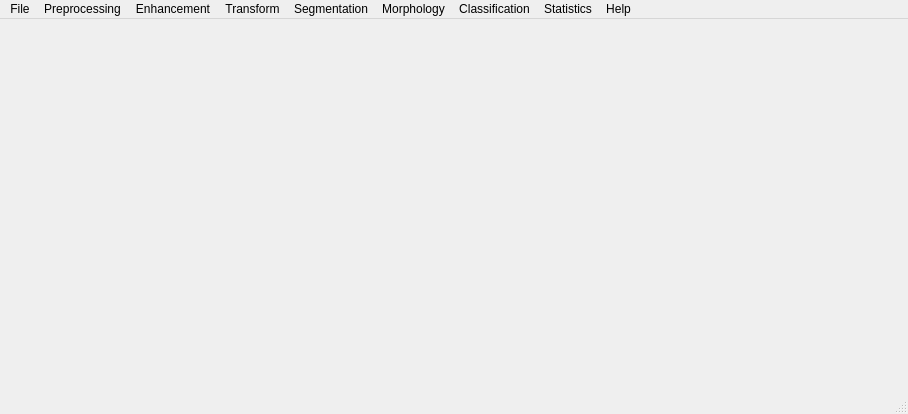
<?xml version="1.0" encoding="UTF-8"?>
<ui version="4.0">
 <class>MainWindow</class>
 <widget class="QMainWindow" name="MainWindow">
  <property name="geometry">
   <rect>
    <x>0</x>
    <y>0</y>
    <width>908</width>
    <height>414</height>
   </rect>
  </property>
  <property name="windowTitle">
   <string>MainWindow</string>
  </property>
  <widget class="QWidget" name="centralwidget">
   <layout class="QGridLayout" name="gridLayout">
    <item row="0" column="0">
     <widget class="QLabel" name="image">
      <property name="sizePolicy">
       <sizepolicy hsizetype="Ignored" vsizetype="Ignored">
        <horstretch>0</horstretch>
        <verstretch>0</verstretch>
       </sizepolicy>
      </property>
      <property name="text">
       <string/>
      </property>
      <property name="scaledContents">
       <bool>false</bool>
      </property>
     </widget>
    </item>
   </layout>
  </widget>
  <widget class="QMenuBar" name="menubar">
   <property name="geometry">
    <rect>
     <x>0</x>
     <y>0</y>
     <width>908</width>
     <height>21</height>
    </rect>
   </property>
   <widget class="QMenu" name="menuFile">
    <property name="title">
     <string>File</string>
    </property>
    <addaction name="new_2"/>
    <addaction name="open"/>
    <addaction name="saveAs"/>
    <addaction name="separator"/>
    <addaction name="subset"/>
    <addaction name="layers"/>
    <addaction name="merge"/>
    <addaction name="separator"/>
    <addaction name="quit_2"/>
   </widget>
   <widget class="QMenu" name="menuEnhancement">
    <property name="title">
     <string>Preprocessing</string>
    </property>
    <widget class="QMenu" name="menuRadiometric_2">
     <property name="title">
      <string>Radiometric</string>
     </property>
     <addaction name="banding"/>
     <addaction name="haze"/>
    </widget>
    <addaction name="menuRadiometric_2"/>
   </widget>
   <widget class="QMenu" name="menuTransform">
    <property name="title">
     <string>Enhancement</string>
    </property>
    <widget class="QMenu" name="menuFiltering_2">
     <property name="title">
      <string>Filtering</string>
     </property>
     <widget class="QMenu" name="menuLow_Pass_Filtering_2">
      <property name="title">
       <string>Low Pass Filtering</string>
      </property>
      <addaction name="meanfilter"/>
      <addaction name="medianfilter_2"/>
      <addaction name="modefilter"/>
     </widget>
     <widget class="QMenu" name="menuHigh_Pass_Filtering_2">
      <property name="title">
       <string>High Pass Filtering</string>
      </property>
      <addaction name="canny"/>
      <addaction name="laplace"/>
      <addaction name="prewitt"/>
      <addaction name="robert"/>
      <addaction name="sobel"/>
     </widget>
     <addaction name="menuLow_Pass_Filtering_2"/>
     <addaction name="menuHigh_Pass_Filtering_2"/>
     <addaction name="gabor"/>
    </widget>
    <widget class="QMenu" name="menuContrast">
     <property name="title">
      <string>Contrast</string>
     </property>
     <widget class="QMenu" name="menuNonlinear_Stretching">
      <property name="title">
       <string>Nonlinear Stretching</string>
      </property>
      <addaction name="log"/>
      <addaction name="inverse"/>
      <addaction name="power"/>
     </widget>
     <addaction name="linear"/>
     <addaction name="menuNonlinear_Stretching"/>
    </widget>
    <addaction name="menuContrast"/>
    <addaction name="menuFiltering_2"/>
   </widget>
   <widget class="QMenu" name="menuImage_Fusion">
    <property name="title">
     <string>Transform</string>
    </property>
    <addaction name="pca"/>
    <addaction name="hough_2"/>
    <addaction name="hsv"/>
   </widget>
   <widget class="QMenu" name="classification">
    <property name="title">
     <string>Classification</string>
    </property>
    <addaction name="unsupervised"/>
   </widget>
   <widget class="QMenu" name="menuSegmentation">
    <property name="title">
     <string>Segmentation</string>
    </property>
    <widget class="QMenu" name="menuThreshold">
     <property name="title">
      <string>Threshold</string>
     </property>
     <addaction name="binary"/>
     <addaction name="binaryInv"/>
     <addaction name="truncate"/>
     <addaction name="Tozero"/>
     <addaction name="zero"/>
    </widget>
    <addaction name="menuThreshold"/>
    <addaction name="region"/>
    <addaction name="watershed"/>
   </widget>
   <widget class="QMenu" name="menuMorphology">
    <property name="title">
     <string>Morphology</string>
    </property>
    <addaction name="erosion"/>
    <addaction name="dilation"/>
    <addaction name="opening"/>
    <addaction name="closing"/>
   </widget>
   <widget class="QMenu" name="statistics_2">
    <property name="title">
     <string>Statistics</string>
    </property>
   </widget>
   <widget class="QMenu" name="about">
    <property name="title">
     <string>Help</string>
    </property>
    <addaction name="about_2"/>
   </widget>
   <addaction name="menuFile"/>
   <addaction name="menuEnhancement"/>
   <addaction name="menuTransform"/>
   <addaction name="menuImage_Fusion"/>
   <addaction name="menuSegmentation"/>
   <addaction name="menuMorphology"/>
   <addaction name="classification"/>
   <addaction name="statistics_2"/>
   <addaction name="about"/>
  </widget>
  <widget class="QStatusBar" name="statusbar"/>
  <action name="new_2">
   <property name="text">
    <string>New...</string>
   </property>
   <property name="shortcut">
    <string>Ctrl+N</string>
   </property>
  </action>
  <action name="open">
   <property name="text">
    <string>Open...</string>
   </property>
   <property name="shortcut">
    <string>Ctrl+O</string>
   </property>
  </action>
  <action name="save">
   <property name="text">
    <string>Save</string>
   </property>
   <property name="shortcut">
    <string>Ctrl+S</string>
   </property>
  </action>
  <action name="actionClose">
   <property name="text">
    <string>Close</string>
   </property>
  </action>
  <action name="actionClose_2">
   <property name="text">
    <string>Close</string>
   </property>
   <property name="shortcut">
    <string>Ctrl+F4</string>
   </property>
  </action>
  <action name="actionLine_Drop">
   <property name="text">
    <string>Line Dropout</string>
   </property>
  </action>
  <action name="actionLine_Banding">
   <property name="text">
    <string>Line Banding</string>
   </property>
  </action>
  <action name="actionDN_to_Radian">
   <property name="text">
    <string>DN to Radiance</string>
   </property>
  </action>
  <action name="actionRadian_to_Reflectance">
   <property name="text">
    <string>Radiance to Reflectance</string>
   </property>
  </action>
  <action name="actionHaze_correction">
   <property name="text">
    <string>Haze correction</string>
   </property>
  </action>
  <action name="actionRadiometric_Normalization">
   <property name="text">
    <string>Radiometric Normalization</string>
   </property>
  </action>
  <action name="actionPolynomial_Rectification">
   <property name="text">
    <string>Polynomial Rectification</string>
   </property>
  </action>
  <action name="actionRegistration">
   <property name="text">
    <string>Registration</string>
   </property>
  </action>
  <action name="actionMean">
   <property name="text">
    <string>Mean</string>
   </property>
  </action>
  <action name="actionMode">
   <property name="text">
    <string>Mode</string>
   </property>
  </action>
  <action name="actionMedian">
   <property name="text">
    <string>Median</string>
   </property>
  </action>
  <action name="actionLaplace">
   <property name="text">
    <string>Laplace</string>
   </property>
  </action>
  <action name="actionSobel">
   <property name="text">
    <string>Sobel</string>
   </property>
  </action>
  <action name="actionPrewitt">
   <property name="text">
    <string>Perwitt</string>
   </property>
  </action>
  <action name="actionCanny">
   <property name="text">
    <string>Canny</string>
   </property>
  </action>
  <action name="actionRobert">
   <property name="text">
    <string>Robert</string>
   </property>
  </action>
  <action name="hough">
   <property name="text">
    <string>Hough</string>
   </property>
  </action>
  <action name="actionIntensity_Hue_Saturation">
   <property name="text">
    <string>Intensity Hue Saturation</string>
   </property>
  </action>
  <action name="actionSupervised">
   <property name="text">
    <string>Supervised</string>
   </property>
  </action>
  <action name="actionUnsupervised">
   <property name="text">
    <string>Unsupervised</string>
   </property>
  </action>
  <action name="saveAs">
   <property name="text">
    <string>Save As...</string>
   </property>
  </action>
  <action name="actionExport">
   <property name="text">
    <string>Export</string>
   </property>
  </action>
  <action name="actionSubset">
   <property name="text">
    <string>Subset</string>
   </property>
  </action>
  <action name="quit">
   <property name="text">
    <string>Close</string>
   </property>
   <property name="shortcut">
    <string>Ctrl+F4</string>
   </property>
  </action>
  <action name="actionImport_2">
   <property name="text">
    <string>Import</string>
   </property>
  </action>
  <action name="actionExport_2">
   <property name="text">
    <string>Export</string>
   </property>
  </action>
  <action name="subset">
   <property name="text">
    <string>Subset</string>
   </property>
  </action>
  <action name="layers">
   <property name="text">
    <string>Layers</string>
   </property>
  </action>
  <action name="actionSupervised_2">
   <property name="text">
    <string>Supervised</string>
   </property>
  </action>
  <action name="actionUnsupervised_2">
   <property name="text">
    <string>Unsupervised</string>
   </property>
  </action>
  <action name="pca">
   <property name="text">
    <string>Principal Component Analysis</string>
   </property>
  </action>
  <action name="actionRatioing_2">
   <property name="text">
    <string>Ratioing</string>
   </property>
  </action>
  <action name="hough_2">
   <property name="text">
    <string>Hough</string>
   </property>
  </action>
  <action name="hsv">
   <property name="text">
    <string>Intensity Hue Saturation</string>
   </property>
  </action>
  <action name="meanfilter">
   <property name="text">
    <string>Mean</string>
   </property>
  </action>
  <action name="medianfilter_2">
   <property name="text">
    <string>Median</string>
   </property>
  </action>
  <action name="modefilter">
   <property name="text">
    <string>Gaussian</string>
   </property>
  </action>
  <action name="canny">
   <property name="text">
    <string>Canny</string>
   </property>
  </action>
  <action name="laplace">
   <property name="text">
    <string>Laplace</string>
   </property>
  </action>
  <action name="prewitt">
   <property name="text">
    <string>Prewitt</string>
   </property>
  </action>
  <action name="robert">
   <property name="text">
    <string>Robert</string>
   </property>
  </action>
  <action name="sobel">
   <property name="text">
    <string>Sobel</string>
   </property>
  </action>
  <action name="actionLine_Dropout">
   <property name="text">
    <string>Line Dropout</string>
   </property>
  </action>
  <action name="banding">
   <property name="text">
    <string>Line Banding</string>
   </property>
  </action>
  <action name="actionDN_to_Radiance">
   <property name="text">
    <string>DN to Radiance</string>
   </property>
  </action>
  <action name="actionRadiance_to_Reflectance">
   <property name="text">
    <string>Radiance to Reflectance</string>
   </property>
  </action>
  <action name="haze">
   <property name="text">
    <string>Haze Correction</string>
   </property>
  </action>
  <action name="actionRadiometric_Normalisation">
   <property name="text">
    <string>Radiometric Normalisation</string>
   </property>
  </action>
  <action name="actionPolynomial_Rectification_2">
   <property name="text">
    <string>Polynomial Rectification</string>
   </property>
  </action>
  <action name="actionRegistration_2">
   <property name="text">
    <string>Registration</string>
   </property>
  </action>
  <action name="zoomin">
   <property name="checkable">
    <bool>false</bool>
   </property>
   <property name="enabled">
    <bool>false</bool>
   </property>
   <property name="text">
    <string>Zoom in...</string>
   </property>
  </action>
  <action name="zoomout">
   <property name="enabled">
    <bool>false</bool>
   </property>
   <property name="text">
    <string>Zoom out...</string>
   </property>
  </action>
  <action name="normalsize">
   <property name="enabled">
    <bool>false</bool>
   </property>
   <property name="text">
    <string>Normal size</string>
   </property>
  </action>
  <action name="fitwindow">
   <property name="checkable">
    <bool>true</bool>
   </property>
   <property name="enabled">
    <bool>false</bool>
   </property>
   <property name="text">
    <string>Fit to window</string>
   </property>
  </action>
  <action name="merge">
   <property name="text">
    <string>Band Combination</string>
   </property>
  </action>
  <action name="mean">
   <property name="text">
    <string>Mean</string>
   </property>
  </action>
  <action name="mode">
   <property name="text">
    <string>Mode</string>
   </property>
  </action>
  <action name="median">
   <property name="text">
    <string>Median</string>
   </property>
  </action>
  <action name="histogram">
   <property name="text">
    <string>Histogram</string>
   </property>
  </action>
  <action name="quit_2">
   <property name="text">
    <string>Close</string>
   </property>
   <property name="shortcut">
    <string>Ctrl+F4</string>
   </property>
  </action>
  <action name="linear">
   <property name="text">
    <string>Linear stretching</string>
   </property>
  </action>
  <action name="log">
   <property name="text">
    <string>Logarithmic</string>
   </property>
  </action>
  <action name="inverse">
   <property name="text">
    <string>Inverse Logarithmic</string>
   </property>
  </action>
  <action name="power">
   <property name="text">
    <string>Power</string>
   </property>
  </action>
  <action name="gabor">
   <property name="text">
    <string>Gabor</string>
   </property>
  </action>
  <action name="binary">
   <property name="text">
    <string>Binary</string>
   </property>
  </action>
  <action name="binaryInv">
   <property name="text">
    <string>Binary Inversion</string>
   </property>
  </action>
  <action name="truncate">
   <property name="text">
    <string>Truncate</string>
   </property>
  </action>
  <action name="Tozero">
   <property name="text">
    <string>To Zero Inversion</string>
   </property>
  </action>
  <action name="zero">
   <property name="text">
    <string>Zero Inversion</string>
   </property>
  </action>
  <action name="region">
   <property name="text">
    <string>Region Growing</string>
   </property>
  </action>
  <action name="watershed">
   <property name="text">
    <string>Watershed</string>
   </property>
  </action>
  <action name="erosion">
   <property name="text">
    <string>Erosion</string>
   </property>
  </action>
  <action name="dilation">
   <property name="text">
    <string>Dilation</string>
   </property>
  </action>
  <action name="opening">
   <property name="text">
    <string>Opening</string>
   </property>
  </action>
  <action name="actionForeground">
   <property name="text">
    <string>Foreground</string>
   </property>
  </action>
  <action name="actionRuralroad">
   <property name="text">
    <string>RuralRoad</string>
   </property>
  </action>
  <action name="actionUrbanroad">
   <property name="text">
    <string>UrbanRoad</string>
   </property>
  </action>
  <action name="actionBuilding">
   <property name="text">
    <string>Building</string>
   </property>
  </action>
  <action name="statistics">
   <property name="text">
    <string>About</string>
   </property>
  </action>
  <action name="closing">
   <property name="text">
    <string>Closing</string>
   </property>
  </action>
  <action name="unsupervised">
   <property name="text">
    <string>Unsupervised</string>
   </property>
  </action>
  <action name="about_2">
   <property name="text">
    <string>About</string>
   </property>
  </action>
 </widget>
 <resources/>
 <connections/>
</ui>
